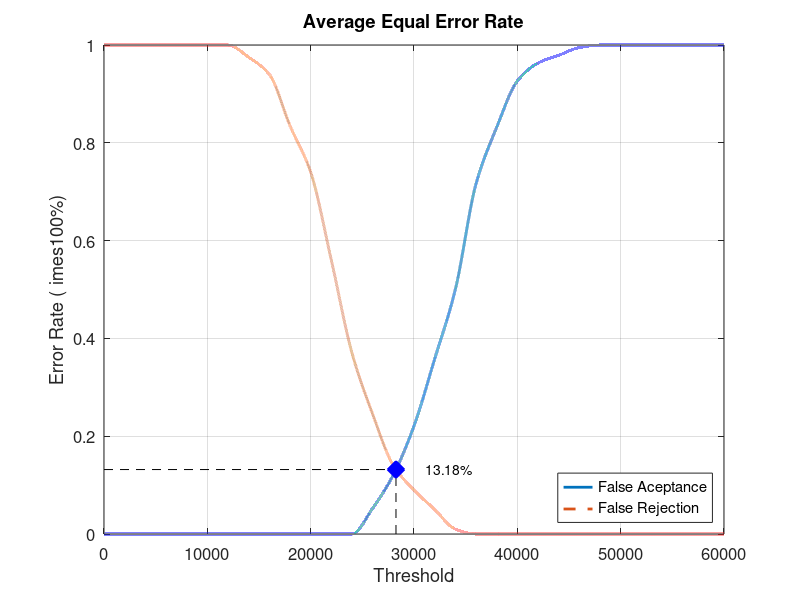
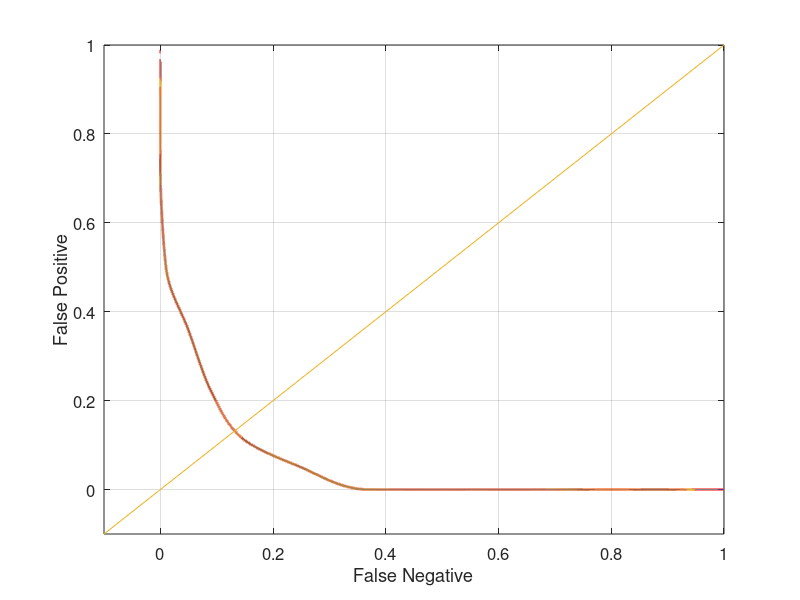

MATLAB code for these plots, in order:
close all;
clear;
clc;
x = 0:2000:60000;
xq = 0:0.5:60000;

y0 = [0 0 0 0 0 0 0 0 0 0 0 0 0 0.0526316 0.121053 0.221053 0.357895 0.5 0.715789 0.831579 0.926316 0.963158 0.978947 0.994737 1 1 1 1 1 1 1]
yy0 = interp1(x, y0, xq, 'pchip');
y1 = [1 1 1 1 1 1 1 0.975 0.94 0.835 0.74 0.56 0.37 0.245 0.14 0.09 0.05 0.01 0 0 0 0 0 0 0 0 0 0 0 0 0]
yy1 = interp1(x, y1, xq, 'pchip');

% Calculating EER: 
y2 = abs(y0 - y1);
find(y2 == min(y2))
yy2 = abs(yy0 - yy1);
xEER = find(yy2 == min(yy2));
xEERIndex = xq(xEER) % X-axis EER
yEER = yy0(xEER) % Y-axis EER

main = figure
plot(xq, yy0,'-','LineWidth', 2);	hold on
plot(xq, yy1,'--','LineWidth', 2);	hold on
plot([xEERIndex xEERIndex], [0 yEER], 'k--');	hold on
plot([0 xEERIndex], [yEER yEER], 'k--');	hold on
plot(xEERIndex, yEER, 'bx', 'LineWidth', 10);	hold on
text(xEERIndex + 10 * xEERIndex / 100, yEER, [num2str(round((10000 * yEER)) / 100) '%'])
legend('False Aceptance', 'False Rejection', 'Location', 'SouthEast')
xlabel('Threshold')
ylabel('Error Rate (	imes100%)')
title('Average Equal Error Rate')
set(gca, 'FontSize', 12)
axis([0 60000 0 1])
grid on

print(main, 'Database1_4Main', '-dpng');
FNRxFPR = figure('Color', [1 1 1]);
plot(yy1, yy0, '-', yy1, yy0, 'LineWidth', 2);
hold on
y = -0.1:0.1:1
plot(y, y); 
set(gca, 'FontSize', 12)
xlabel('False Negative')
ylabel('False Positive')
axis([-0.1 1 -0.1 1])
set(gca, 'FontSize', 12)
grid on

print(FNRxFPR, 'Database1_4FNRxFPR','-dpng');
